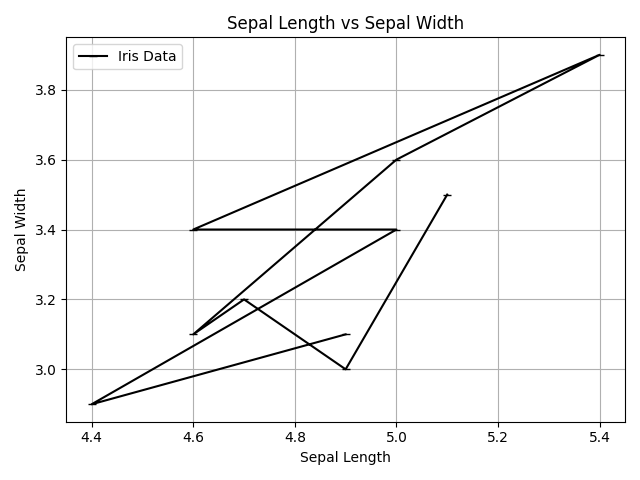

Source code (Python):
from matplotlib import pyplot as plt

sepal_length = [5.1, 4.9, 4.7, 4.6, 5.0, 5.4, 4.6, 5.0, 4.4, 4.9]
sepal_width = [3.5, 3.0, 3.2, 3.1, 3.6, 3.9, 3.4, 3.4, 2.9, 3.1]

plt.plot(sepal_length, sepal_width, color='k', marker='_', label='Iris Data')
plt.xlabel('Sepal Length')
plt.ylabel('Sepal Width')
plt.title('Sepal Length vs Sepal Width')
plt.legend()
plt.tight_layout()
plt.grid(True)
plt.savefig('realProblem4.png')
plt.show()
